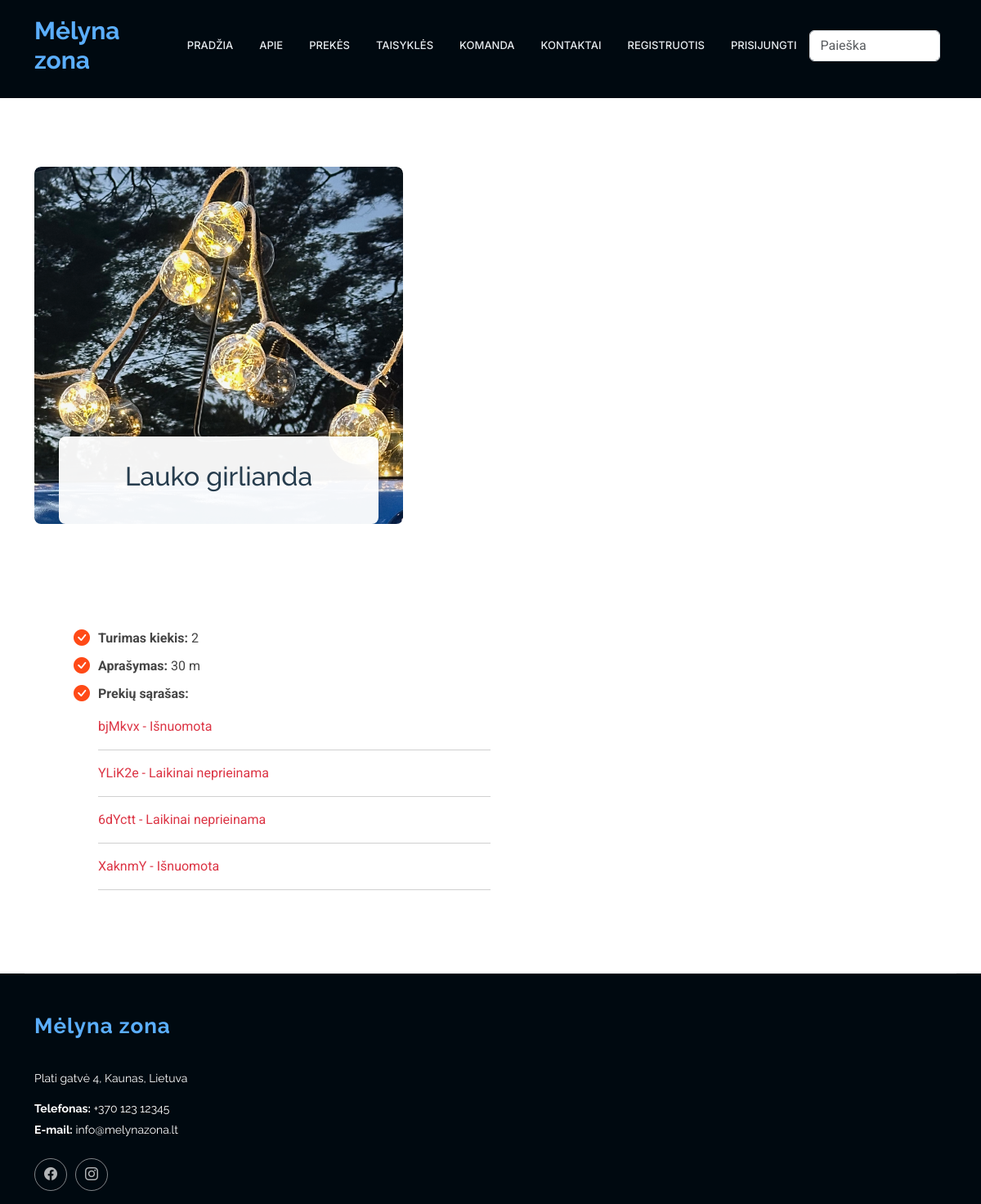
The page /rent/product/3 on the database as committed earlier.
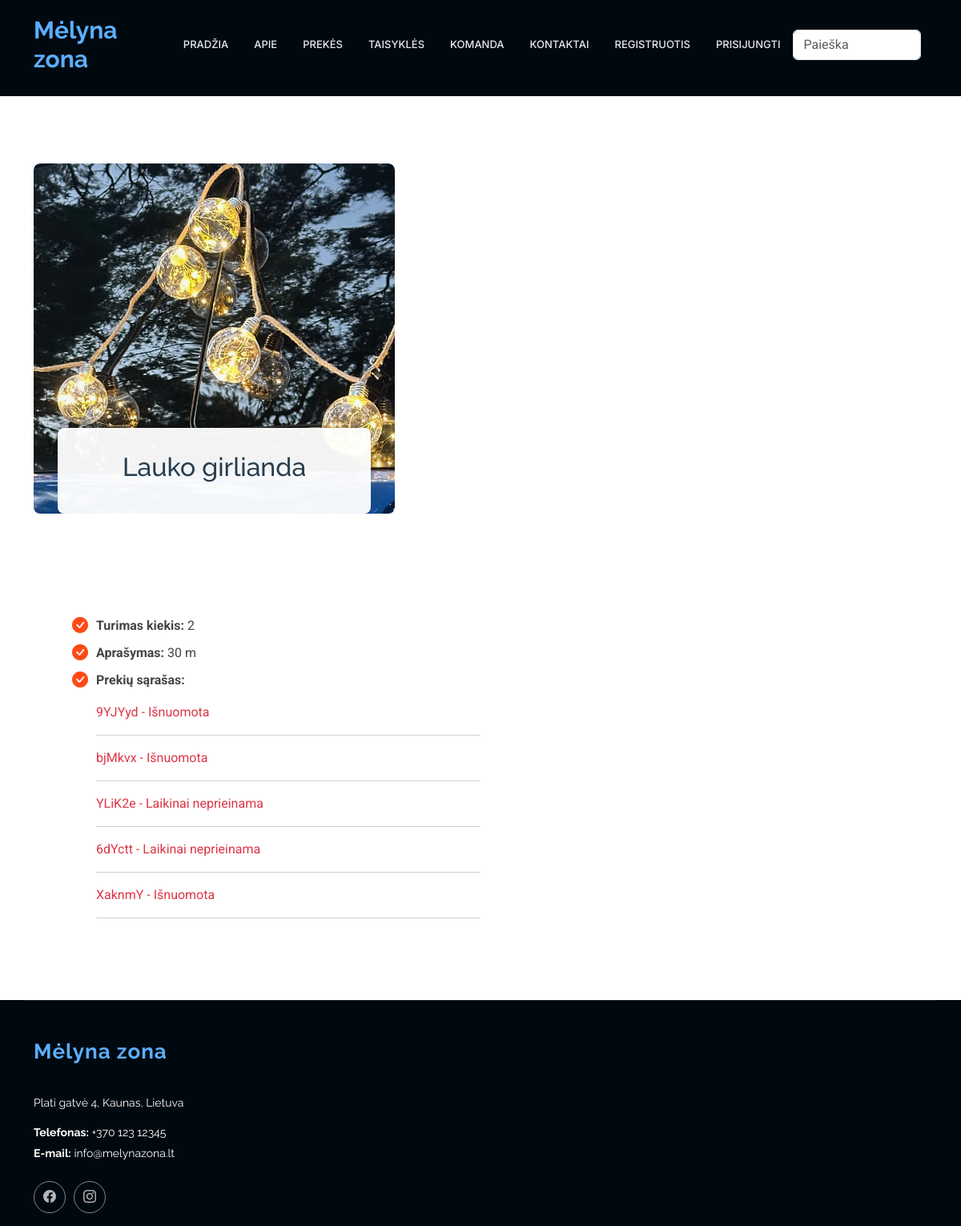
The same page on the database as committed later.
### rent/models.py (models this page shows)
class Status(models.Model):
    uuid = ShortUUIDField(help_text='Unikalus ID vienodams produktams')
    product = models.ForeignKey(to="Product", null=True, blank=True, on_delete=models.CASCADE, verbose_name="Produktas", related_name="product_status")
    is_available = models.BooleanField(default=True)
    customer = models.ForeignKey(to=User, null=True, blank=True, on_delete=models.SET_NULL, verbose_name="Klientas")
    reservations = models.ForeignKey(to="Reservation", on_delete=models.SET_NULL, null=True, blank=True, related_name="status_reservations")
    LOAN_STATUS = (
        ('n', 'Laikinai neprieinama'),
        ('i', 'Išnuomota'),
        ('g', 'Prekę turime sandėlyje.'),
        ('r', 'Rezervuota'),
    )
    condition = models.CharField(max_length=1, choices=LOAN_STATUS, blank=True, default="a", verbose_name="Būsena")
    class Meta:
        ordering = ['due_date']
        verbose_name = "Produkto būsena"
        verbose_name_plural = "Produktų būsenos"
        ordering = ['-pk']
    def __str__(self):
        return f"{str(self.uuid)[:6]} - {self.get_condition_display()}"

### rent/views.py (the view)
# urls.py: path("product/<int:product_id>", product, name="product"),
def product(request, product_id):
    context = {"product": Product.objects.prefetch_related('product_status').get(id=product_id)
}
    return render(request, 'product.html', context)

### rent/models.py (called while the page is built)
    def __str__(self):
        return self.name

### rent/templates/product.html (shortened to what this page needs)
{% extends "base2.html" %}
{% load i18n %}
{% load static %}
{% block "content" %}
<section id="product_img" class="services section">
    <div class="container" data-aos="fade-up" data-aos-delay="100">
        <div class="row gy-5">
            <div class="col-xl-5 col-md-6" data-aos="zoom-in" data-aos-delay="200">
                <div class="service-item">
                    <div class="img">
                        {% if product.cover %}
                        <div class="img">
                            <img src="{{ product.cover.url }}" class="img-fluid" alt=""
                                 style="max-width: 600px; height: auto;">
                        </div>
                        {% endif %}
                        <div class="details2">
                            <h2>{{ product }}</h2>
                        </div>
                    </div>
                </div>
            </div>
        </div>
    </div>
</section>
<section id="product_description" class="about section">
    <div class="container" data-aos="fade-up" data-aos-delay="100">
        <div class="col-lg-6" data-aos="fade-up" data-aos-delay="250">
            <div class="content ps-0 ps-lg-5">
                <ul class="pt-2">
                    <li><i class="bi bi-check-circle-fill"></i><strong>Turimas kiekis: </strong> {{ product.quantity }}
                    </li>
                    <li><i class="bi bi-check-circle-fill"></i><strong>Aprašymas: </strong> {{ product.description | safe }}
                    </li>
                    <li><i class="bi bi-check-circle-fill"></i><strong>Prekių sąrašas: </strong>
                        {% if product.product_status.all %}
                        {% for status in product.product_status.all %}
                        <p class="{% if status.condition == 'i' or status.condition == 'n' %}text-danger
           {% elif status.condition == 'g' %}text-success
           {% endif %}">{{ status }}</p>
                        <hr/>
                        {% endfor %}
                        {% else %}
                        <p class="text-danger">Šiuo metu neturime šios prekės</p>
                        {% endif %}
                    </li>
                </ul>
            </div>
        </div>
    </div>
</section>
{% endblock %}

Rows that differ between the two databases and show on the page:
added Status: uuid+condition "9YJYyd - Išnuomota"
